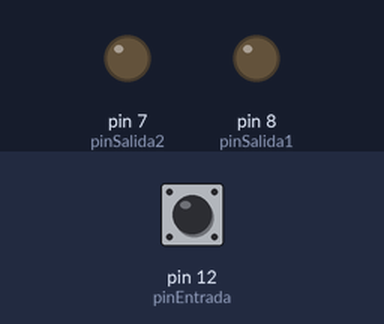
Bench run of a sketch on a simulated Arduino Uno, built with avr-gcc and run on an emulated ATmega328P. On the bench: output pins drawn as LEDs (lit = HIGH). The inputs (shaded band) are chosen by the test bench; at power-on: pin 12 (pinEntrada) LOW.

Above: at 1.2 s.
1.3 s: pin 12 (pinEntrada) driven HIGH
At 2.5 s:
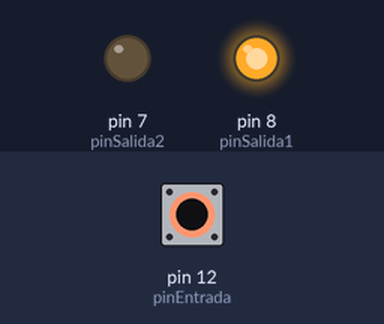
2.8 s: pin 12 (pinEntrada) pulsed LOW 5 times (0.12 s each, 0.3 s apart)
At 5.5 s:
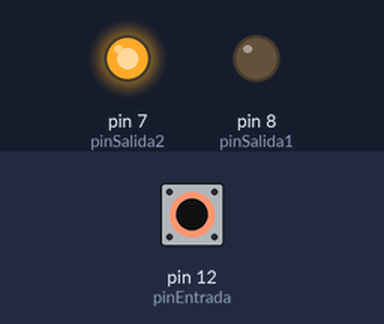
Timing chart, 0 to 11.8 s (numbered marks = the images above; inputs shaded):
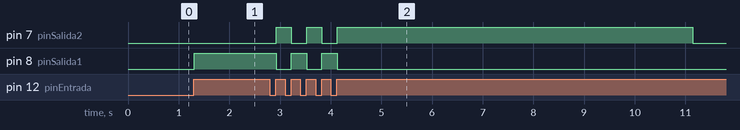

The sketch:

ventana_coche.ino
```cpp
// Definir los pines de entrada y salida
const int pinEntrada = 12;
const int pinSalida1 = 8;
const int pinSalida2 = 7;

// Variable para almacenar el estado de la entrada
int estadoEntradaAnterior = LOW;
// Variable para controlar qué salida está activa
int salidaActiva = 0;
// Variable pra controlar el tiempo de las salidas activas
int contadortiempo = 7000;
void setup() {
  // Inicializar los pines
  pinMode(pinEntrada, INPUT);
  pinMode(pinSalida1, OUTPUT);
  pinMode(pinSalida2, OUTPUT);
}

void loop() {
  // Leer el estado actual de la entrada
  int estadoEntrada = digitalRead(pinEntrada);
  // Contar el tiempo para desactivar las salidas
  if (contadortiempo>=7000){
    digitalWrite(pinSalida2, LOW);
    digitalWrite(pinSalida1, LOW);
  }
  else contadortiempo=contadortiempo+10;

  // Si la entrada ha cambiado de LOW a HIGH (activada)
  if (estadoEntrada == HIGH && estadoEntradaAnterior == LOW) {
    // Cambiar el estado de las salidas según la salida activa actual
    if (salidaActiva == 0) {
      digitalWrite(pinSalida1, HIGH);
      digitalWrite(pinSalida2, LOW);
      salidaActiva = 1;
    } else {
      digitalWrite(pinSalida1, LOW);
      digitalWrite(pinSalida2, HIGH);
      salidaActiva = 0;
    }
    contadortiempo = 0;
  }
  delay (10);
  // Actualizar el estado anterior de la entrada
  estadoEntradaAnterior = estadoEntrada;
}
```

Measured:
- after the input at 1.3 s, pin 8 (pinSalida1): LOW → HIGH at once
- after the input at 2.8 s, pin 7 (pinSalida2): goes HIGH 0.30 s, LOW 0.30 s, HIGH 0.30 s, LOW 0.30 s, HIGH 7.0 s, then LOW, starting after 0.12 s
